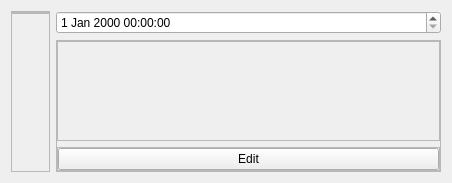
<?xml version="1.0" encoding="UTF-8"?>
<ui version="4.0">
 <class>Form_subwidget</class>
 <widget class="QWidget" name="Form_subwidget">
  <property name="geometry">
   <rect>
    <x>0</x>
    <y>0</y>
    <width>452</width>
    <height>183</height>
   </rect>
  </property>
  <property name="windowTitle">
   <string>Form</string>
  </property>
  <layout class="QGridLayout" name="gridLayout" columnstretch="1,10">
   <item row="1" column="1">
    <widget class="QFrame" name="frame_signture">
     <property name="frameShape">
      <enum>QFrame::StyledPanel</enum>
     </property>
     <property name="frameShadow">
      <enum>QFrame::Raised</enum>
     </property>
     <layout class="QVBoxLayout" name="verticalLayout_14" stretch="10,1">
      <property name="leftMargin">
       <number>0</number>
      </property>
      <property name="topMargin">
       <number>0</number>
      </property>
      <property name="rightMargin">
       <number>0</number>
      </property>
      <property name="bottomMargin">
       <number>0</number>
      </property>
      <item>
       <widget class="QFrame" name="frame_signature">
        <property name="frameShape">
         <enum>QFrame::StyledPanel</enum>
        </property>
        <property name="frameShadow">
         <enum>QFrame::Plain</enum>
        </property>
        <layout class="QVBoxLayout" name="verticalLayout_15">
         <property name="leftMargin">
          <number>0</number>
         </property>
         <property name="topMargin">
          <number>0</number>
         </property>
         <property name="rightMargin">
          <number>0</number>
         </property>
         <property name="bottomMargin">
          <number>0</number>
         </property>
        </layout>
       </widget>
      </item>
      <item>
       <widget class="QFrame" name="frame_sigedit">
        <property name="frameShape">
         <enum>QFrame::StyledPanel</enum>
        </property>
        <property name="frameShadow">
         <enum>QFrame::Raised</enum>
        </property>
        <layout class="QHBoxLayout" name="horizontalLayout_2">
         <property name="leftMargin">
          <number>0</number>
         </property>
         <property name="topMargin">
          <number>0</number>
         </property>
         <property name="rightMargin">
          <number>0</number>
         </property>
         <property name="bottomMargin">
          <number>0</number>
         </property>
         <item>
          <widget class="QPushButton" name="pushButton_editsig">
           <property name="text">
            <string>Edit</string>
           </property>
          </widget>
         </item>
        </layout>
       </widget>
      </item>
     </layout>
    </widget>
   </item>
   <item row="0" column="1">
    <widget class="QDateTimeEdit" name="dateTimeEdit_sig"/>
   </item>
   <item row="0" column="0" rowspan="2">
    <widget class="QFrame" name="frame_2">
     <property name="frameShape">
      <enum>QFrame::StyledPanel</enum>
     </property>
     <property name="frameShadow">
      <enum>QFrame::Raised</enum>
     </property>
     <layout class="QGridLayout" name="gridLayout_2">
      <property name="leftMargin">
       <number>0</number>
      </property>
      <property name="topMargin">
       <number>0</number>
      </property>
      <property name="rightMargin">
       <number>0</number>
      </property>
      <property name="bottomMargin">
       <number>0</number>
      </property>
      <item row="0" column="0" colspan="2">
       <widget class="QFrame" name="frame_intervenant">
        <property name="frameShape">
         <enum>QFrame::StyledPanel</enum>
        </property>
        <property name="frameShadow">
         <enum>QFrame::Raised</enum>
        </property>
        <layout class="QVBoxLayout" name="verticalLayout_16">
         <property name="leftMargin">
          <number>0</number>
         </property>
         <property name="topMargin">
          <number>0</number>
         </property>
         <property name="rightMargin">
          <number>0</number>
         </property>
         <property name="bottomMargin">
          <number>0</number>
         </property>
        </layout>
       </widget>
      </item>
      <item row="1" column="1">
       <spacer name="verticalSpacer">
        <property name="orientation">
         <enum>Qt::Vertical</enum>
        </property>
        <property name="sizeHint" stdset="0">
         <size>
          <width>20</width>
          <height>40</height>
         </size>
        </property>
       </spacer>
      </item>
     </layout>
    </widget>
   </item>
  </layout>
 </widget>
 <resources/>
 <connections/>
</ui>
